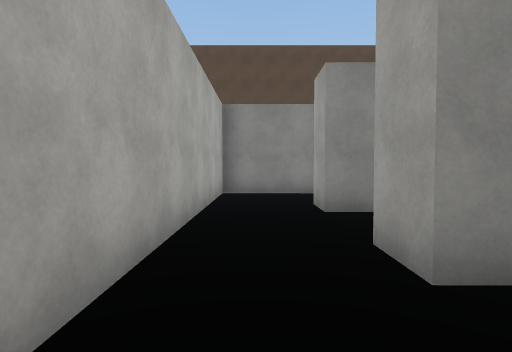
[1] (above)

24 first-person views from a walk through a Unity game level. The camera is 1.5 m above the floor, tilts 2° down and sees 80° across. The floor is counted in squares, 2 m on a side. Each view is taken from the middle of a square. On the plan, view 1 faces up. The plan holds only what a view shows up to about 10 squares ahead; the rest is blank. The place goes on beyond the plan. The player character is not drawn. Surface patterns are stand-ins for the level's own textures.

[2]
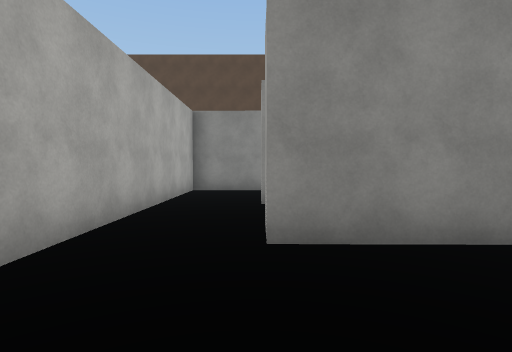

[3]
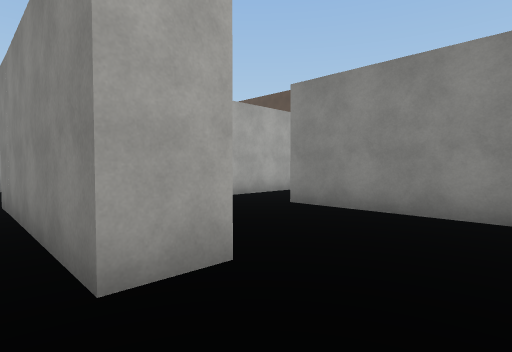

[4]
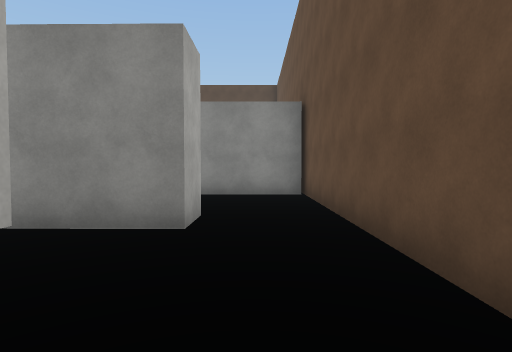

[5]
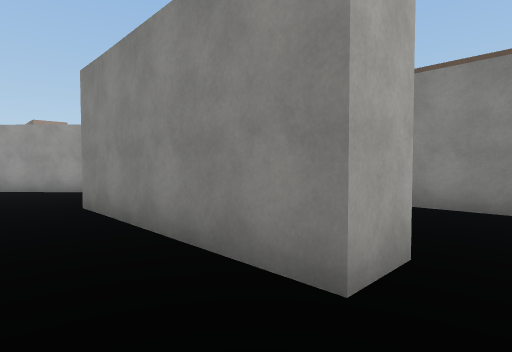

[6]
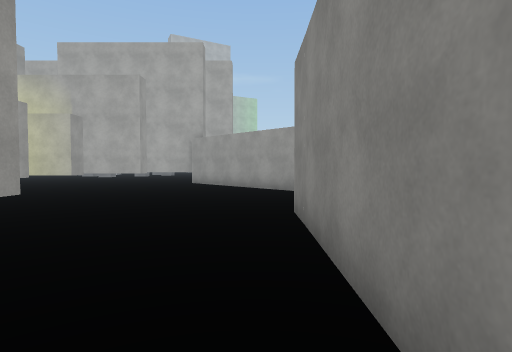

[7]
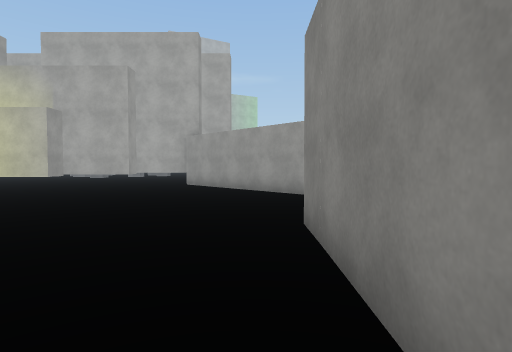

[8]
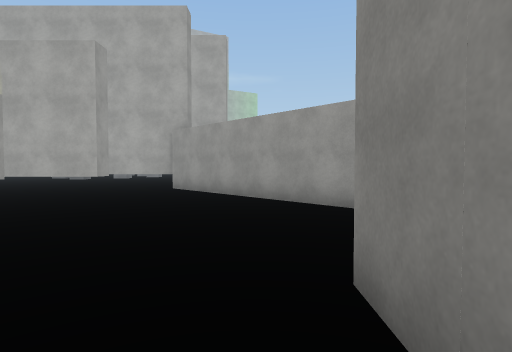

[9]
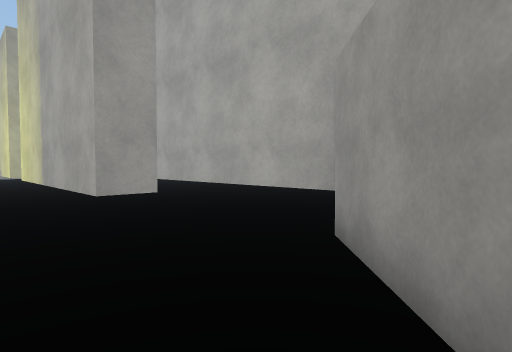

[10]
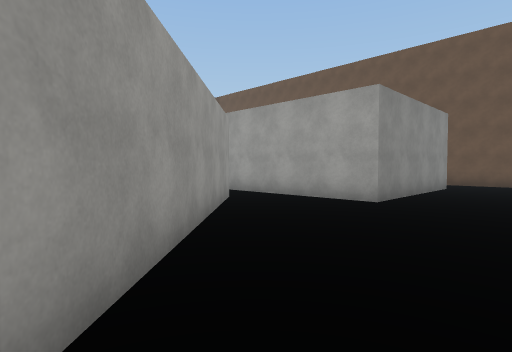

[11]
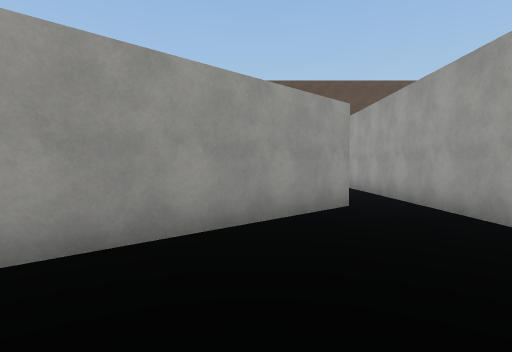

[12]
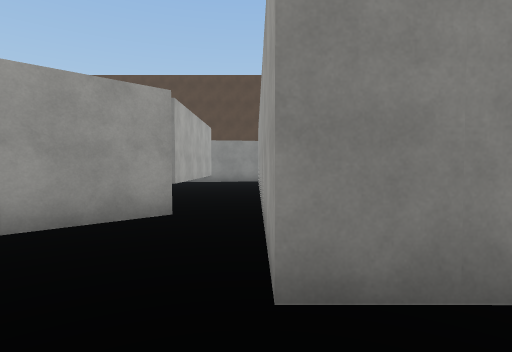

[13]
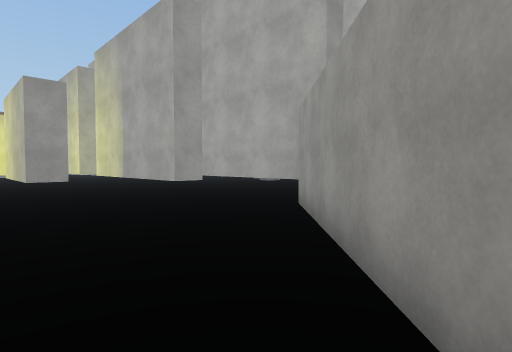

[14]
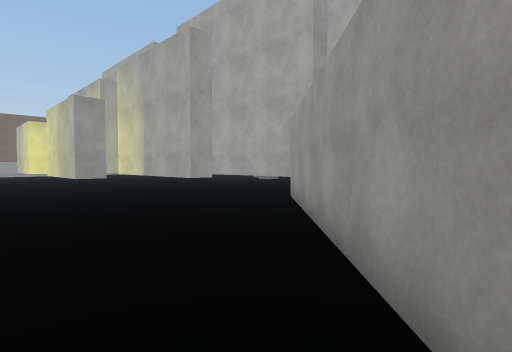

[15]
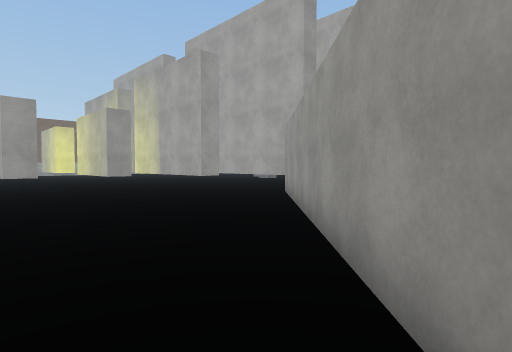

[16]
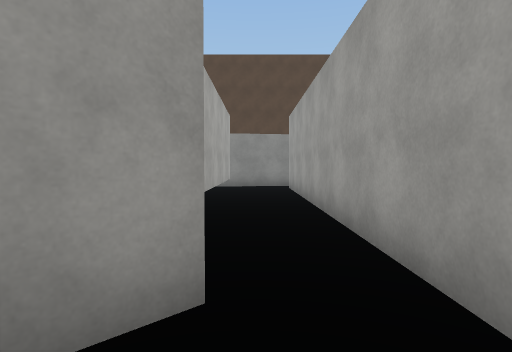

[17]
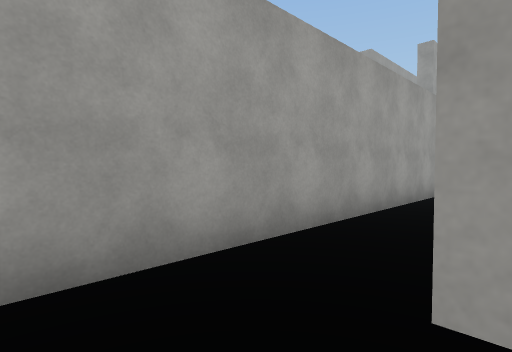

[18]
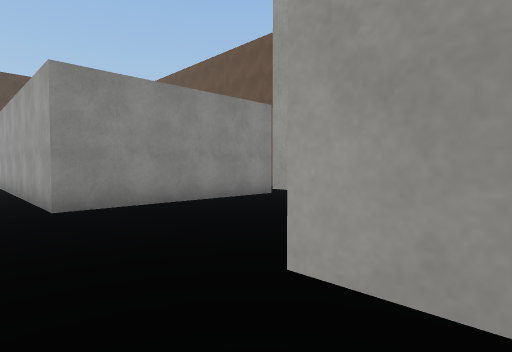

[19]
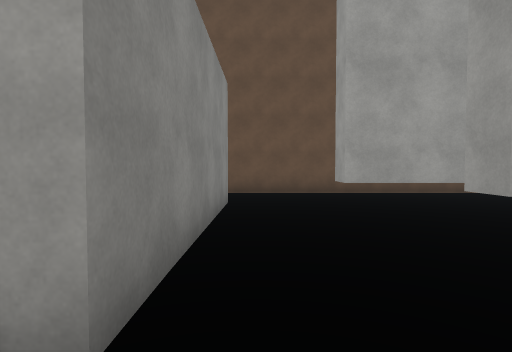

[20]
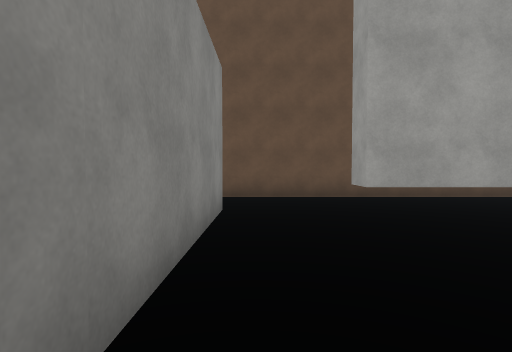

[21]
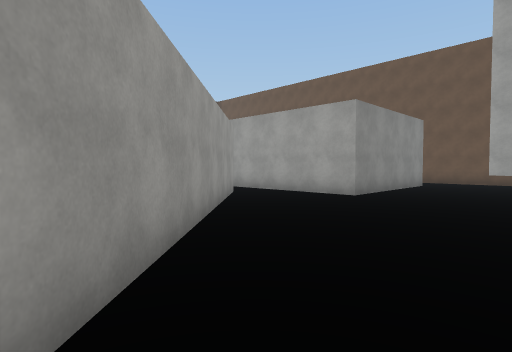

[22]
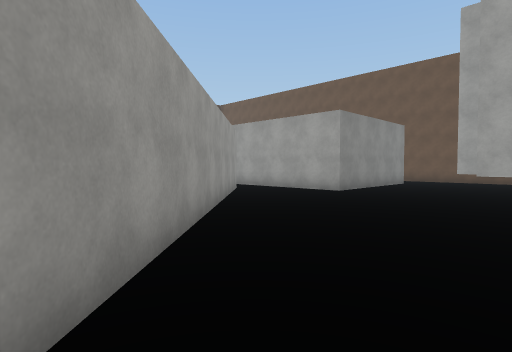

[23]
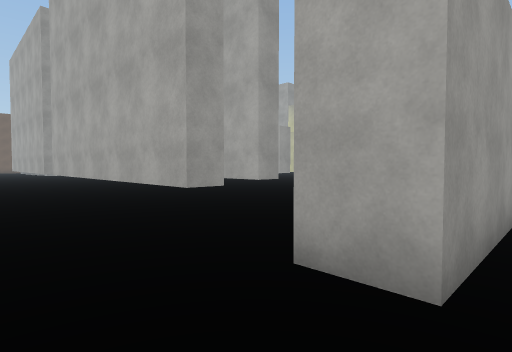

[24]
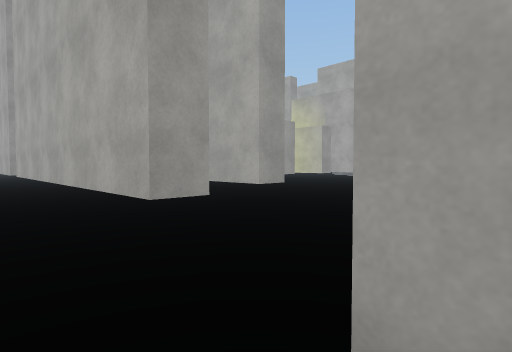

### Floor plan
Key: @ floor where view 1 was taken; # wall or solid block; . floor; T thing the floor can be seen under or through.
Columns run from 15 left of view 1 to 6 right of it. Each row starts with its distance up from view 1.
  9            ..#####
  8            #.##..
  7            #.##..
  6            #.##..
  5            #.##..#
  4            #.##
  3            #.##.
  2            ..##.######
  1            #.##......#
  0           ##.# @  ...#
 -1          ##..#  .   .#
 -2         ##...######..#
 -3        ##............#
 -4       ##.............#
 -5      ##..........T...#
 -6     T..........#.T...
 -7    .T..........#.T...
 -8    .T..T.....#. .T...
 -9 .. .T..T.#.#.   .T...
-10 .. .T..T.#.     .T..
-11    . ..T.#.     .T..
-12    .........    .#..
-13       ......    ....
-14       .#.#.      #..
-15       .#         #

Positions as (right, up) in squares from view 1, and headings:
1: (0, 0), facing up
2: (1, -1), facing up
3: (5, -3), facing up-left
4: (4, -6), facing up
5: (4, -4), facing up-left
6: (3, -3), facing left
7: (2, -3), facing left
8: (0, -3), facing left
9: (-7, -4), facing down-left
10: (-8, -5), facing up-right
11: (-5, -5), facing up
12: (-2, -4), facing up
13: (-5, -2), facing down-left
14: (-4, -1), facing down-left
15: (-3, 0), facing down-left
16: (-3, -1), facing up
17: (-4, 9), facing down-right
18: (-3, -8), facing up-right
19: (-3, -3), facing right
20: (-2, -3), facing right
21: (-9, -6), facing up-right
22: (-10, -7), facing up-right
23: (5, -1), facing down-left
24: (4, -2), facing down-left
